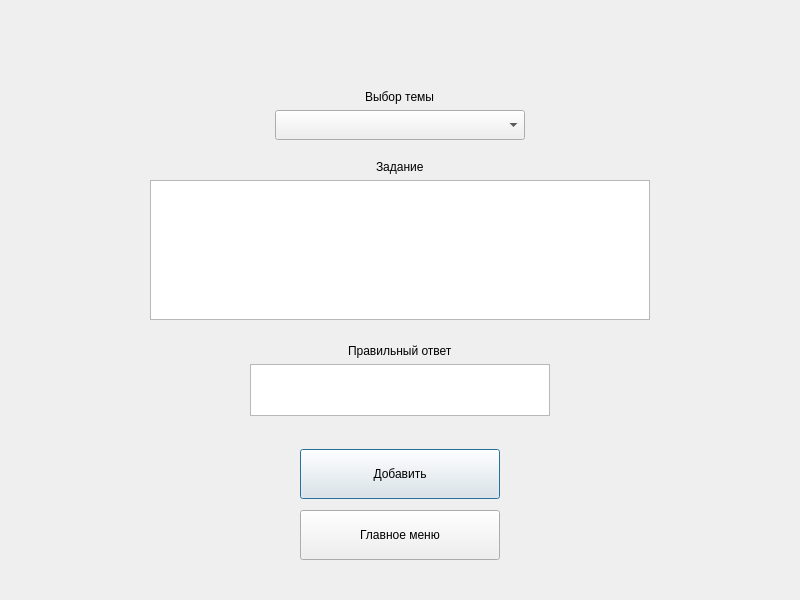
<?xml version="1.0" encoding="UTF-8"?>
<ui version="4.0">
 <class>addtaskwindow</class>
 <widget class="QDialog" name="addtaskwindow">
  <property name="enabled">
   <bool>true</bool>
  </property>
  <property name="geometry">
   <rect>
    <x>0</x>
    <y>0</y>
    <width>800</width>
    <height>600</height>
   </rect>
  </property>
  <property name="mouseTracking">
   <bool>false</bool>
  </property>
  <property name="windowTitle">
   <string>Добавление задания</string>
  </property>
  <layout class="QVBoxLayout" name="verticalLayout">
   <item alignment="Qt::AlignHCenter|Qt::AlignVCenter">
    <widget class="QWidget" name="widget" native="true">
     <property name="sizePolicy">
      <sizepolicy hsizetype="Preferred" vsizetype="Preferred">
       <horstretch>0</horstretch>
       <verstretch>0</verstretch>
      </sizepolicy>
     </property>
     <layout class="QVBoxLayout" name="verticalLayout_2">
      <item>
       <spacer name="verticalSpacer">
        <property name="orientation">
         <enum>Qt::Vertical</enum>
        </property>
        <property name="sizeType">
         <enum>QSizePolicy::Fixed</enum>
        </property>
        <property name="sizeHint" stdset="0">
         <size>
          <width>20</width>
          <height>70</height>
         </size>
        </property>
       </spacer>
      </item>
      <item alignment="Qt::AlignHCenter">
       <widget class="QLabel" name="label_4">
        <property name="text">
         <string>Выбор темы</string>
        </property>
       </widget>
      </item>
      <item alignment="Qt::AlignHCenter">
       <widget class="QComboBox" name="comboBox">
        <property name="sizePolicy">
         <sizepolicy hsizetype="Fixed" vsizetype="Fixed">
          <horstretch>0</horstretch>
          <verstretch>0</verstretch>
         </sizepolicy>
        </property>
        <property name="minimumSize">
         <size>
          <width>250</width>
          <height>30</height>
         </size>
        </property>
       </widget>
      </item>
      <item>
       <spacer name="verticalSpacer_4">
        <property name="orientation">
         <enum>Qt::Vertical</enum>
        </property>
        <property name="sizeType">
         <enum>QSizePolicy::Fixed</enum>
        </property>
        <property name="sizeHint" stdset="0">
         <size>
          <width>20</width>
          <height>5</height>
         </size>
        </property>
       </spacer>
      </item>
      <item>
       <widget class="QWidget" name="widget_4" native="true">
        <layout class="QVBoxLayout" name="verticalLayout_4">
         <item alignment="Qt::AlignHCenter">
          <widget class="QLabel" name="label_2">
           <property name="text">
            <string>Задание</string>
           </property>
          </widget>
         </item>
         <item alignment="Qt::AlignHCenter">
          <widget class="QTextEdit" name="textEdit">
           <property name="sizePolicy">
            <sizepolicy hsizetype="Fixed" vsizetype="Fixed">
             <horstretch>0</horstretch>
             <verstretch>0</verstretch>
            </sizepolicy>
           </property>
           <property name="minimumSize">
            <size>
             <width>500</width>
             <height>140</height>
            </size>
           </property>
          </widget>
         </item>
        </layout>
       </widget>
      </item>
      <item alignment="Qt::AlignHCenter">
       <widget class="QWidget" name="widget_3" native="true">
        <property name="sizePolicy">
         <sizepolicy hsizetype="Fixed" vsizetype="Preferred">
          <horstretch>0</horstretch>
          <verstretch>0</verstretch>
         </sizepolicy>
        </property>
        <property name="minimumSize">
         <size>
          <width>80</width>
          <height>0</height>
         </size>
        </property>
        <layout class="QVBoxLayout" name="verticalLayout_5">
         <item alignment="Qt::AlignHCenter">
          <widget class="QLabel" name="label_3">
           <property name="sizePolicy">
            <sizepolicy hsizetype="Preferred" vsizetype="Preferred">
             <horstretch>0</horstretch>
             <verstretch>0</verstretch>
            </sizepolicy>
           </property>
           <property name="text">
            <string>Правильный ответ</string>
           </property>
          </widget>
         </item>
         <item>
          <widget class="QTextEdit" name="textEdit_2">
           <property name="enabled">
            <bool>true</bool>
           </property>
           <property name="sizePolicy">
            <sizepolicy hsizetype="Fixed" vsizetype="Fixed">
             <horstretch>0</horstretch>
             <verstretch>0</verstretch>
            </sizepolicy>
           </property>
           <property name="minimumSize">
            <size>
             <width>300</width>
             <height>25</height>
            </size>
           </property>
           <property name="font">
            <font>
             <bold>false</bold>
            </font>
           </property>
          </widget>
         </item>
        </layout>
       </widget>
      </item>
     </layout>
    </widget>
   </item>
   <item alignment="Qt::AlignHCenter|Qt::AlignVCenter">
    <widget class="QWidget" name="widget_2" native="true">
     <layout class="QVBoxLayout" name="verticalLayout_3">
      <item>
       <widget class="QPushButton" name="pushButton">
        <property name="sizePolicy">
         <sizepolicy hsizetype="Fixed" vsizetype="Fixed">
          <horstretch>0</horstretch>
          <verstretch>0</verstretch>
         </sizepolicy>
        </property>
        <property name="minimumSize">
         <size>
          <width>200</width>
          <height>50</height>
         </size>
        </property>
        <property name="text">
         <string>Добавить</string>
        </property>
       </widget>
      </item>
      <item>
       <spacer name="verticalSpacer_3">
        <property name="orientation">
         <enum>Qt::Vertical</enum>
        </property>
        <property name="sizeType">
         <enum>QSizePolicy::Fixed</enum>
        </property>
        <property name="sizeHint" stdset="0">
         <size>
          <width>20</width>
          <height>5</height>
         </size>
        </property>
       </spacer>
      </item>
      <item>
       <widget class="QPushButton" name="pushButton_2">
        <property name="sizePolicy">
         <sizepolicy hsizetype="Fixed" vsizetype="Fixed">
          <horstretch>0</horstretch>
          <verstretch>0</verstretch>
         </sizepolicy>
        </property>
        <property name="minimumSize">
         <size>
          <width>200</width>
          <height>50</height>
         </size>
        </property>
        <property name="text">
         <string>Главное меню</string>
        </property>
       </widget>
      </item>
     </layout>
    </widget>
   </item>
   <item>
    <spacer name="verticalSpacer_2">
     <property name="orientation">
      <enum>Qt::Vertical</enum>
     </property>
     <property name="sizeType">
      <enum>QSizePolicy::Fixed</enum>
     </property>
     <property name="sizeHint" stdset="0">
      <size>
       <width>20</width>
       <height>20</height>
      </size>
     </property>
    </spacer>
   </item>
  </layout>
 </widget>
 <resources/>
 <connections/>
</ui>
